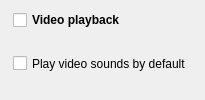
                <widget class="QWidget" name="videoPlaybackGroup" native="true">
                 <property name="accessibleName">
                  <string notr="true">SGroup</string>
                 </property>
                 <layout class="QVBoxLayout" name="verticalLayout_9">
                  <property name="spacing">
                   <number>7</number>
                  </property>
                  <property name="leftMargin">
                   <number>13</number>
                  </property>
                  <property name="topMargin">
                   <number>10</number>
                  </property>
                  <property name="rightMargin">
                   <number>13</number>
                  </property>
                  <property name="bottomMargin">
                   <number>10</number>
                  </property>
                  <item>
                   <layout class="QHBoxLayout" name="horizontalLayout_4">
                    <property name="leftMargin">
                     <number>0</number>
                    </property>
                    <property name="topMargin">
                     <number>0</number>
                    </property>
                    <property name="rightMargin">
                     <number>0</number>
                    </property>
                    <property name="bottomMargin">
                     <number>0</number>
                    </property>
                    <item>
                     <widget class="QCheckBox" name="videoPlaybackCheckBox">
                      <property name="font">
                       <font>
                        <bold>true</bold>
                       </font>
                      </property>
                      <property name="text">
                       <string>Video playback</string>
                      </property>
                     </widget>
                    </item>
                   </layout>
                  </item>
                  <item>
                   <widget class="QWidget" name="videoPlaybackGroupContents" native="true">
                    <layout class="QVBoxLayout" name="verticalLayout_10">
                     <property name="spacing">
                      <number>7</number>
                     </property>
                     <property name="leftMargin">
                      <number>0</number>
                     </property>
                     <property name="topMargin">
                      <number>0</number>
                     </property>
                     <property name="rightMargin">
                      <number>0</number>
                     </property>
                     <property name="bottomMargin">
                      <number>0</number>
                     </property>
                     <item>
                      <widget class="QCheckBox" name="playSoundsCheckBox">
                       <property name="enabled">
                        <bool>true</bool>
                       </property>
                       <property name="sizePolicy">
                        <sizepolicy hsizetype="Minimum" vsizetype="Preferred">
                         <horstretch>0</horstretch>
                         <verstretch>0</verstretch>
                        </sizepolicy>
                       </property>
                       <property name="minimumSize">
                        <size>
                         <width>0</width>
                         <height>0</height>
                        </size>
                       </property>
                       <property name="text">
                        <string>Play video sounds by default</string>
                       </property>
                      </widget>
                     </item>
                    </layout>
                   </widget>
                  </item>
                 </layout>
                </widget>
